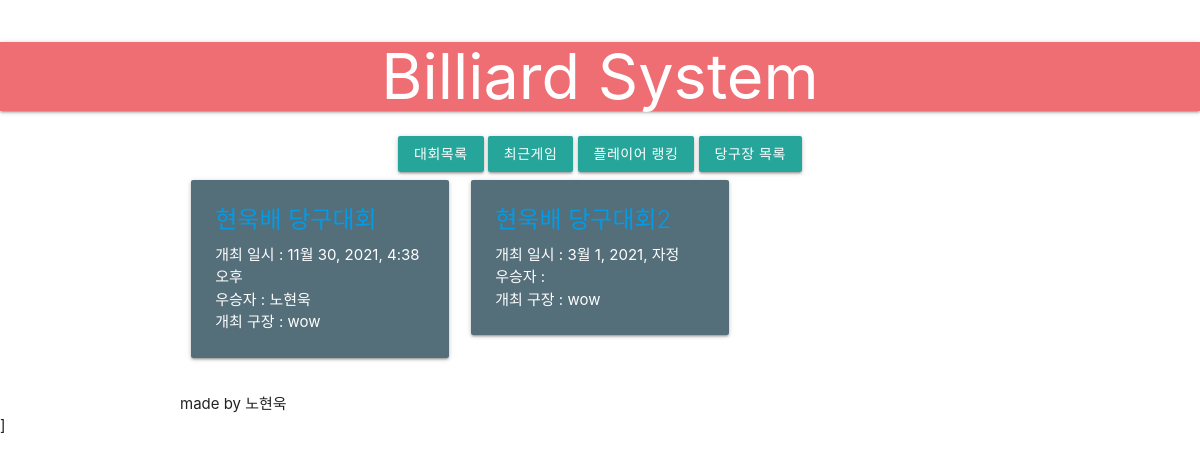
Page /competitions on the committed database.
### player/models.py (models this page shows, shortened)
class Competition(models.Model):
    name = models.CharField(max_length=100, default="")
    start_date = models.DateTimeField()
    club = models.ForeignKey(BilliardClub, on_delete=models.SET_NULL, null=True)
    winner = models.ForeignKey(Player, on_delete=models.SET_NULL, null=True)

class Player(models.Model):
    name = models.CharField(max_length=30)
    rating = models.IntegerField(default=1000)
    age = models.IntegerField(default=0)
    address = models.ForeignKey(Address, on_delete=models.CASCADE)

class BilliardClub(models.Model):
    open_date = models.DateTimeField()
    name = models.CharField(max_length=50)
    address = models.ForeignKey(Address, on_delete=models.CASCADE)

### player/views.py (the view)
# urls.py: path('competitions', views.competition_list, name='competition_list'),
def competition_list(request):
    competitions = Competition.objects.filter(start_date__lte=timezone.now()).order_by('-start_date')[:20]
    return render(request, 'player/competition_list.html', {'competitions': competitions})

### player/templates/player/competition_list.html
{% extends 'player/base.html' %}
{% block content %}
<div class="row">
{% for competition in competitions %}
	<div class="col s6 m4">
		<div class="card blue-grey darken-1">
			<div class="card-content white-text">
				<a href="{% url 'competition_detail' competition.pk %}"><span class="card-title">{{competition.name}}</span></a>
				<p>개최 일시 : {{competition.start_date}}</p>
				<p>우승자 : {{competition.winner.name}}</p>
				<p>개최 구장 : {{competition.club.name}}</p>
			</div>
		</div>
	</div>
{% endfor %}
</div>
{% endblock %}

### rows in the picture
Competition: start_date "11월 30, 2021, 4:38 오후", winner.name "노현욱", club.name "wow"
Competition: start_date "3월 1, 2021, 자정", club.name "wow"
